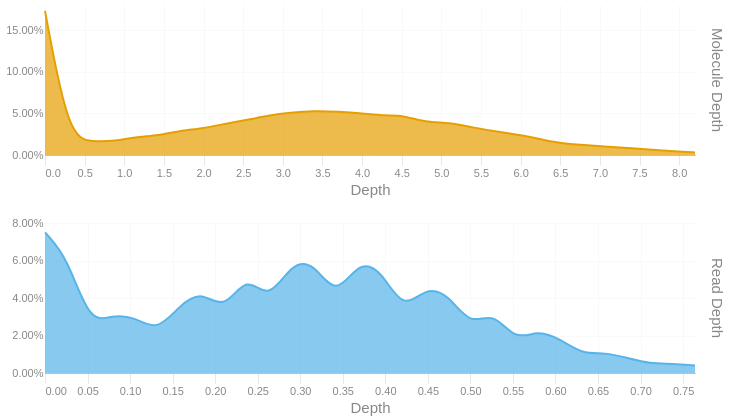

The notebook cell saved with this chart:
### Code cell
readdep = depth_hist(tb['Read Depth'], q99, 3)
readdep = readdep.with_columns(pl.lit('Read Depth').alias('Metric'))
if not SKIPLR:
    moldep = depth_hist(tb['Molecule Depth'], mol_q99, 1)
    moldep = moldep.with_columns(pl.lit('Molecule Depth').alias('Metric'))
    _hist = pl.concat([readdep, moldep])
    _hist = _hist.filter(pl.col('Proportion') != 0)
    with SafeRender(_hist):
        (
            alt.Chart(_hist)        
            .mark_area(interpolate = "basis")
            .encode(
                x=alt.X('Bin:Q').scale(domainMin=0).axis(alt.Axis(title='Depth')),
                y = alt.Y('Proportion:Q', title = None).axis(format = '.2%'),
                color = alt.Color('Metric:N').legend(None),
                row = alt.Row("Metric:N").header(title = None, labelOrient = 'right'),
                tooltip = [
                    alt.Tooltip("Metric:N", title = "Metric"),
                    alt.Tooltip('Interval:N', title = "Depth Interval"),
                    alt.Tooltip('Proportion:Q', title = "% Alignments").format('.2%')
                ]
            )
            .resolve_scale(x='independent', y='independent')
            .properties(
                height = 150, width = 650,
                usermeta={'embedOptions': {'downloadFileName': f'{samplename}.depth.hist'}}
            )
        ).display()
else:
    readdep = readdep.filter(pl.col('Proportion') != 0)
    with SafeRender(readdep):
        (
            alt.Chart(readdep)        
            .mark_area(interpolate = "basis")
            .encode(
                x=alt.X('Bin:Q').scale(domainMin=0).axis(alt.Axis(title='Depth')),
                y = alt.Y('Proportion:Q', title = None).axis(format = '.2%'),
                tooltip = [
                    alt.Tooltip('Interval:N', title = "Depth Interval"),
                    alt.Tooltip('Proportion:Q', title = "% Alignments").format('.2%')
                ]
            )
            .properties(
                usermeta={'embedOptions': {'downloadFileName': f'{samplename}.depth.hist'}}
            )
        ).display()

### Figure 1 — Vega-Lite specification as saved in the notebook (floating-point values rounded to 4 significant figures)
{"width": 650, "height": 150, "config": {"title": {"anchor": "start", "dy": -15, "fontSize": 18, "color": "#888888", "subtitleColor": "#888888", "subtitleFontSize": 14}, "arc": {"fill": "#0072B2"}, "axis": {"domainColor": "#888888", "domainWidth": 0.5, "gridWidth": 0.2, "grid": false, "titleFontWeight": 400, "titleFontSize": 15, "labelFontSize": 11, "labelColor": "#888888", "tickColor": "#888888", "tickWidth": 0.2, "titleColor": "#888888"}, "axisBand": {"grid": false}, "axisX": {"grid": true, "tickSize": 10, "domainCap": "round"}, "axisY": {"domain": false, "grid": true, "tickSize": 0, "domainCap": "round"}, "background": "transparent", "header": {"labelFontSize": 15, "labelColor": "#888888", "titleFontSize": 15, "titleFontWeight": 600, "titleColor": "#888888"}, "legend": {"labelFont": "sans-serif", "labelFontSize": 12, "labelColor": "#888888", "symbolSize": 100, "symbolType": "circle", "titleFontSize": 12, "titlePadding": 10, "titleColor": "#888888", "title": null}, "range": {"category": ["#E69F00", "#56B4E9", "#009E73", "#F0E442", "#0072B2", "#D55E00", "#CC79A7", "#000000"], "diverging": ["#cfe8f3", "#a2d4ec", "#73bfe2", "#46abdb", "#1696d2", "#12719e"]}, "area": {"fill": "#0072B2", "fillOpacity": 0.7, "line": true, "strokeOpacity": 0.7}, "line": {"color": "#0072B2", "stroke": "#0072B2", "strokeWidth": 2}, "trail": {"color": "#0072B2", "stroke": "#0072B2", "strokeWidth": 0, "size": 1}, "point": {"filled": true, "fillOpacity": 1.0, "size": 95}, "text": {"color": "#888888", "fontSize": 11, "align": "right", "fontWeight": 400, "size": 11}, "bar": {"fill": "#0072B2", "stroke": null}, "view": {"stroke": null, "continuousWidth": 660, "continuousHeight": 400}}, "data": {"name": "data-609fc2df5f10dd25e73779a31e229012"}, "mark": {"type": "area", "interpolate": "basis"}, "encoding": {"color": {"field": "Metric", "legend": null, "type": "nominal"}, "row": {"field": "Metric", "header": {"title": null, "labelOrient": "right"}, "type": "nominal"}, "tooltip": [{"field": "Metric", "title": "Metric", "type": "nominal"}, {"field": "Interval", "title": "Depth Interval", "type": "nominal"}, {"field": "Proportion", "format": ".2%", "title": "% Alignments", "type": "quantitative"}], "x": {"axis": {"title": "Depth"}, "field": "Bin", "scale": {"domainMin": 0}, "type": "quantitative"}, "y": {"axis": {"format": ".2%"}, "field": "Proportion", "title": null, "type": "quantitative"}}, "resolve": {"scale": {"x": "independent", "y": "independent"}}, "usermeta": {"embedOptions": {"downloadFileName": "TF26LRJL0075_50B_L_10484332_23Y22YLT4_L7.depth.hist"}}, "$schema": "https://vega.github.io/schema/vega-lite/v6.4.1.json", "datasets": {"data-609fc2df5f10dd25e73779a31e229012": [{"Bin": 0.0, "Interval": "0.0-0.026", "Proportion": 0.075, "Metric": "Read Depth"}, {"Bin": 0.026, "Interval": "0.026-0.053", "Proportion": 0.062, "Metric": "Read Depth"}, {"Bin": 0.053, "Interval": "0.053-0.079", "Proportion": 0.026, "Metric": "Read Depth"}, {"Bin": 0.079, "Interval": "0.079-0.105", "Proportion": 0.031, "Metric": "Read Depth"}, {"Bin": 0.105, "Interval": "0.105-0.132", "Proportion": 0.03, "Metric": "Read Depth"}, {"Bin": 0.132, "Interval": "0.132-0.158", "Proportion": 0.022, "Metric": "Read Depth"}, {"Bin": 0.158, "Interval": "0.158-0.184", "Proportion": 0.036, "Metric": "Read Depth"}, {"Bin": 0.184, "Interval": "0.184-0.211", "Proportion": 0.044, "Metric": "Read Depth"}, {"Bin": 0.211, "Interval": "0.211-0.237", "Proportion": 0.033, "Metric": "Read Depth"}, {"Bin": 0.237, "Interval": "0.237-0.263", "Proportion": 0.053, "Metric": "Read Depth"}, {"Bin": 0.263, "Interval": "0.263-0.29", "Proportion": 0.038, "Metric": "Read Depth"}, {"Bin": 0.29, "Interval": "0.29-0.316", "Proportion": 0.059, "Metric": "Read Depth"}, {"Bin": 0.316, "Interval": "0.316-0.342", "Proportion": 0.059, "Metric": "Read Depth"}, {"Bin": 0.342, "Interval": "0.342-0.369", "Proportion": 0.04, "Metric": "Read Depth"}, {"Bin": 0.369, "Interval": "0.369-0.395", "Proportion": 0.06, "Metric": "Read Depth"}, {"Bin": 0.395, "Interval": "0.395-0.421", "Proportion": 0.055, "Metric": "Read Depth"}, {"Bin": 0.421, "Interval": "0.421-0.448", "Proportion": 0.033, "Metric": "Read Depth"}, {"Bin": 0.448, "Interval": "0.448-0.474", "Proportion": 0.046, "Metric": "Read Depth"}, {"Bin": 0.474, "Interval": "0.474-0.5", "Proportion": 0.042, "Metric": "Read Depth"}, {"Bin": 0.5, "Interval": "0.5-0.527", "Proportion": 0.025, "Metric": "Read Depth"}, {"Bin": 0.527, "Interval": "0.527-0.553", "Proportion": 0.033, "Metric": "Read Depth"}, {"Bin": 0.553, "Interval": "0.553-0.579", "Proportion": 0.017, "Metric": "Read Depth"}, {"Bin": 0.579, "Interval": "0.579-0.606", "Proportion": 0.023, "Metric": "Read Depth"}, {"Bin": 0.606, "Interval": "0.606-0.632", "Proportion": 0.018, "Metric": "Read Depth"}, {"Bin": 0.632, "Interval": "0.632-0.658", "Proportion": 0.01, "Metric": "Read Depth"}, {"Bin": 0.658, "Interval": "0.658-0.685", "Proportion": 0.011, "Metric": "Read Depth"}, {"Bin": 0.685, "Interval": "0.685-0.711", "Proportion": 0.008, "Metric": "Read Depth"}, {"Bin": 0.711, "Interval": "0.711-0.737", "Proportion": 0.005, "Metric": "Read Depth"}, {"Bin": 0.737, "Interval": "0.737-0.764", "Proportion": 0.005, "Metric": "Read Depth"}, {"Bin": 0.764, "Interval": "0.764-0.79", "Proportion": 0.004, "Metric": "Read Depth"}, {"Bin": 0.0, "Interval": "0.0-0.3", "Proportion": 0.173, "Metric": "Molecule Depth"}, {"Bin": 0.3, "Interval": "0.3-0.6", "Proportion": 0.02, "Metric": "Molecule Depth"}, {"Bin": 0.6, "Interval": "0.6-0.9", "Proportion": 0.016, "Metric": "Molecule Depth"}, {"Bin": 0.9, "Interval": "0.9-1.1", "Proportion": 0.017, "Metric": "Molecule Depth"}, {"Bin": 1.1, "Interval": "1.1-1.4", "Proportion": 0.021, "Metric": "Molecule Depth"}, {"Bin": 1.4, "Interval": "1.4-1.7", "Proportion": 0.023, "Metric": "Molecule Depth"}, {"Bin": 1.7, "Interval": "1.7-2.0", "Proportion": 0.029, "Metric": "Molecule Depth"}, {"Bin": 2.0, "Interval": "2.0-2.3", "Proportion": 0.032, "Metric": "Molecule Depth"}, {"Bin": 2.3, "Interval": "2.3-2.6", "Proportion": 0.038, "Metric": "Molecule Depth"}, {"Bin": 2.6, "Interval": "2.6-2.8", "Proportion": 0.043, "Metric": "Molecule Depth"}, {"Bin": 2.8, "Interval": "2.8-3.1", "Proportion": 0.047, "Metric": "Molecule Depth"}, {"Bin": 3.1, "Interval": "3.1-3.4", "Proportion": 0.051, "Metric": "Molecule Depth"}, {"Bin": 3.4, "Interval": "3.4-3.7", "Proportion": 0.053, "Metric": "Molecule Depth"}, {"Bin": 3.7, "Interval": "3.7-4.0", "Proportion": 0.052, "Metric": "Molecule Depth"}, {"Bin": 4.0, "Interval": "4.0-4.3", "Proportion": 0.05, "Metric": "Molecule Depth"}, {"Bin": 4.3, "Interval": "4.3-4.5", "Proportion": 0.047, "Metric": "Molecule Depth"}, {"Bin": 4.5, "Interval": "4.5-4.8", "Proportion": 0.048, "Metric": "Molecule Depth"}, {"Bin": 4.8, "Interval": "4.8-5.1", "Proportion": 0.039, "Metric": "Molecule Depth"}, {"Bin": 5.1, "Interval": "5.1-5.4", "Proportion": 0.039, "Metric": "Molecule Depth"}, {"Bin": 5.4, "Interval": "5.4-5.7", "Proportion": 0.033, "Metric": "Molecule Depth"}, {"Bin": 5.7, "Interval": "5.7-6.0", "Proportion": 0.028, "Metric": "Molecule Depth"}, {"Bin": 6.0, "Interval": "6.0-6.3", "Proportion": 0.024, "Metric": "Molecule Depth"}, {"Bin": 6.3, "Interval": "6.3-6.5", "Proportion": 0.018, "Metric": "Molecule Depth"}, {"Bin": 6.5, "Interval": "6.5-6.8", "Proportion": 0.014, "Metric": "Molecule Depth"}, {"Bin": 6.8, "Interval": "6.8-7.1", "Proportion": 0.012, "Metric": "Molecule Depth"}, {"Bin": 7.1, "Interval": "7.1-7.4", "Proportion": 0.01, "Metric": "Molecule Depth"}, {"Bin": 7.4, "Interval": "7.4-7.7", "Proportion": 0.008, "Metric": "Molecule Depth"}, {"Bin": 7.7, "Interval": "7.7-8.0", "Proportion": 0.006, "Metric": "Molecule Depth"}, {"Bin": 8.0, "Interval": "8.0-8.2", "Proportion": 0.004, "Metric": "Molecule Depth"}, {"Bin": 8.2, "Interval": "8.2-8.53", "Proportion": 0.003, "Metric": "Molecule Depth"}]}}
